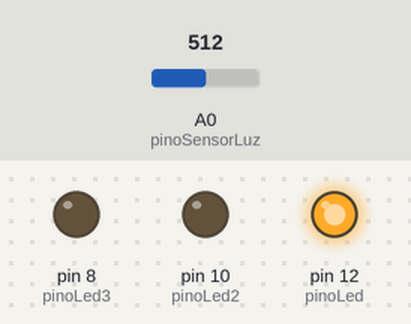
This sketch was run on a simulated Arduino Uno, built with avr-gcc and run on an emulated ATmega328P. On the bench: output pins drawn as LEDs (lit = HIGH). Inputs (shaded band) come from the test bench; at power-on: A0 (pinoSensorLuz) = 512.

Above: at 1.2 s.
1.3 s: A0 (pinoSensorLuz) set to 458
2.8 s: A0 (pinoSensorLuz) set to 434
At 4.0 s:
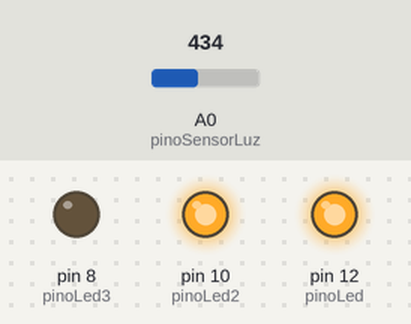
4.3 s: A0 (pinoSensorLuz) set to 266
5.8 s: A0 (pinoSensorLuz) set to 238
At 6.3 s:
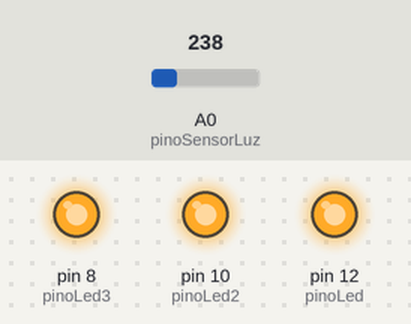
7.3 s: A0 (pinoSensorLuz) set to 660
At 8.5 s:
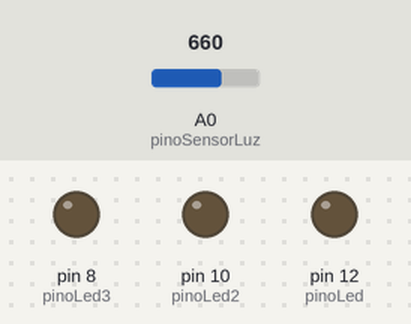
8.8 s: A0 (pinoSensorLuz) set to 632
At 9.8 s:
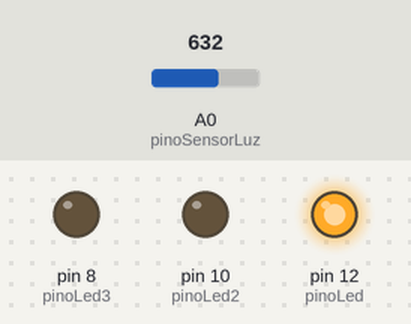
Timing chart, 0 to 11.3 s (numbered marks = the images above; inputs shaded):
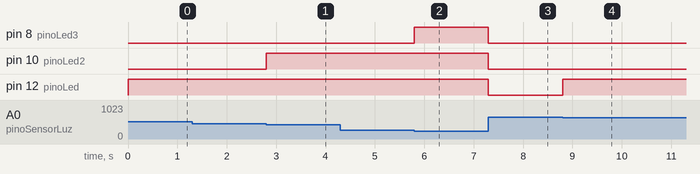

Measured:
- the behaviour switches between 450 and 449 on A0 (pinoSensorLuz) (found by bisection; images 0 and 1)
- the behaviour switches between 250 and 249 on A0 (pinoSensorLuz) (found by bisection; images 1 and 2)
- the behaviour switches between 650 and 649 on A0 (pinoSensorLuz) (found by bisection; images 3 and 4)
- after the input at 1.3 s, every drawn part: stays the same
- after the input at 2.8 s, pin 10 (pinoLed2): LOW → HIGH at once
- after the input at 4.3 s, every drawn part: stays the same
- after the input at 5.8 s, pin 8 (pinoLed3): LOW → HIGH at once
- after the input at 7.3 s, pin 8 (pinoLed3), pin 10 (pinoLed2), pin 12 (pinoLed): HIGH → LOW at once
- after the input at 8.8 s, pin 12 (pinoLed): LOW → HIGH at once

The sketch:

fotoSensor.ino
```cpp
// C++ code
//
int pinoLed = 12;
int pinoLed2 = 10;
int pinoLed3 = 8;

int pinoSensorLuz = A0;
int valorLuz = 0;
void setup()
{
  pinMode(pinoSensorLuz, INPUT);
  pinMode(pinoLed, OUTPUT);
  pinMode(pinoLed2, OUTPUT);
  pinMode(pinoLed3, OUTPUT);
}
void loop()
{
  valorLuz = analogRead(pinoSensorLuz);
  if(valorLuz<250)
  {
    digitalWrite(pinoLed3, HIGH);
  }
  else
  {
    digitalWrite(pinoLed3, LOW);
  }
  if(valorLuz<450)
  {
    digitalWrite(pinoLed2, HIGH);
  }
  else
  {
    digitalWrite(pinoLed2, LOW);
  }
  if(valorLuz<650)
  {
    digitalWrite(pinoLed, HIGH);
  }
  else
  {
    digitalWrite(pinoLed, LOW);
  }
}
```
